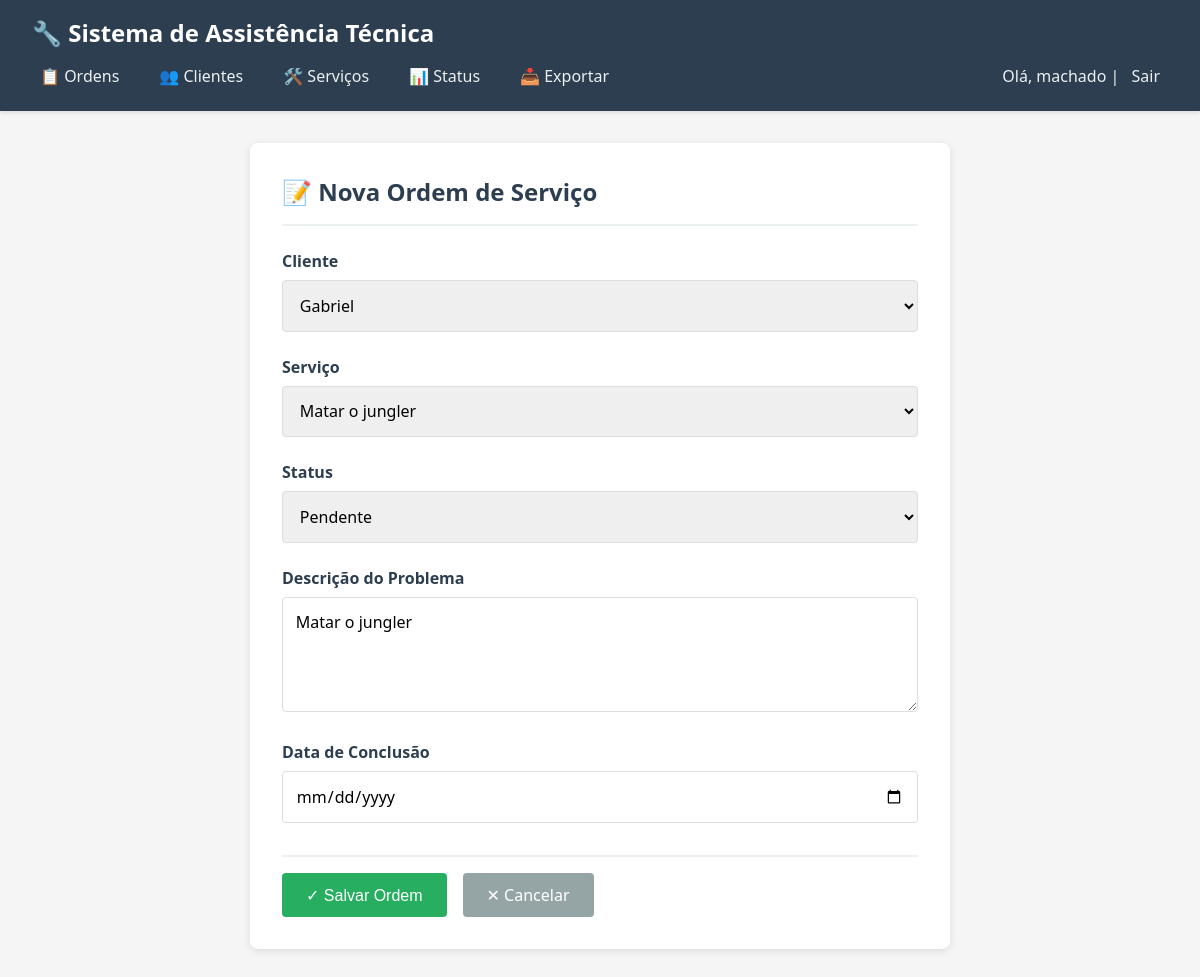
Page /ordem/1/editar/ (signed in) on the committed database.
### core/models.py (models this page shows, shortened)
class OrdemServico(models.Model):
    cliente = models.ForeignKey(Cliente, on_delete=models.CASCADE, verbose_name="Cliente")
    servico = models.ForeignKey(Servico, on_delete=models.PROTECT, verbose_name="Serviço")
    status = models.ForeignKey(Status, on_delete=models.PROTECT, verbose_name="Status")
    descricao_problema = models.TextField(verbose_name="Descrição do Problema")
    data_abertura = models.DateField(auto_now_add=True, verbose_name="Data de Abertura")
    data_conclusao = models.DateField(null=True, blank=True, verbose_name="Data de Conclusão")
    class Meta:
        verbose_name = "Ordem de Serviço"
        verbose_name_plural = "Ordens de Serviço"
        ordering = ['-data_abertura']

### core/views.py (the view)
# urls.py: path('ordem/<int:pk>/editar/', views.editar_ordem, name='editar_ordem'),
@login_required
def editar_ordem(request, pk):
    ordem = get_object_or_404(OrdemServico, pk=pk)
    if request.method == 'POST':
        form = OrdemServicoForm(request.POST, instance=ordem)
        if form.is_valid():
            form.save()
            messages.success(request, 'Ordem de serviço atualizada com sucesso!')
            return redirect('lista_ordens')
    else:
        form = OrdemServicoForm(instance=ordem)
    return render(request, 'core/form_ordem.html', {'form': form, 'acao': 'Editar'})

### core/forms.py (shortened to what this page needs)
class OrdemServicoForm(forms.ModelForm):
    class Meta:
        model = OrdemServico
        fields = ['cliente', 'servico', 'status', 'descricao_problema', 'data_conclusao']
        widgets = {
            'descricao_problema': forms.Textarea(attrs={'rows': 4}),
            'data_conclusao': forms.DateInput(attrs={'type': 'date'}),
        }

### core/models.py (called while the page is built)
    def __str__(self):
        return self.nome

    def __str__(self):
        return self.nome

    def __str__(self):
        return self.nome

### core/templates/core/form_ordem.html (shortened to what this page needs)
{% extends 'core/base.html' %}
{% block content %}
<div class="form-container">
    <h2>📝 Nova Ordem de Serviço</h2>
    <form method="post">
        {% for field in form %}
            <div class="form-group {% if field.errors %}error{% endif %}">
                <label for="{{ field.id_for_label }}">{{ field.label }}</label>
                {{ field }}
            </div>
        {% endfor %}
        <div class="form-actions">
            <button type="submit" class="btn btn-success">✓ Salvar Ordem</button>
            <a href="{% url 'lista_ordens' %}" class="btn btn-secondary">✕ Cancelar</a>
        </div>
    </form>
</div>
{% endblock %}

### core/templates/core/base.html (shortened to what this page needs)
<!DOCTYPE html>
<html lang="pt-BR">
<head>
</head>
<body>
    <div class="navbar">
        <h1>🔧 Sistema de Assistência Técnica</h1>
        <nav>
            <div class="nav-links">
                <a href="{% url 'lista_ordens' %}">📋 Ordens</a>
                <a href="{% url 'lista_clientes' %}">👥 Clientes</a>
                <a href="{% url 'lista_servicos' %}">🛠️ Serviços</a>
                <a href="{% url 'lista_status' %}">📊 Status</a>
                <a href="{% url 'exportar_csv' %}">📥 Exportar</a>
            </div>
            {% if user.is_authenticated %}
                <div class="user-info">
                    Olá, {{ user.username }} | <a href="/admin/logout/">Sair</a>
                </div>
            {% endif %}
        </nav>
    </div>
    <div class="container">
        {% block content %}{% endblock %}
    </div>
</body>
</html>

### core/templates/core/base.html (style rules this page uses)
* { margin: 0; padding: 0; box-sizing: border-box; }
body { font-family: 'Segoe UI', Tahoma, Geneva, Verdana, sans-serif; background: #f5f5f5; color: #333; }
.navbar { background: #2c3e50; color: white; padding: 1rem 2rem; box-shadow: 0 2px 4px rgba(0,0,0,0.1); }
.navbar h1 { font-size: 1.5rem; margin-bottom: 0.5rem; }
.navbar nav { display: flex; justify-content: space-between; align-items: center; }
.nav-links { display: flex; gap: 1.5rem; }
.navbar nav a { color: #ecf0f1; text-decoration: none; font-weight: 500; transition: color 0.3s; padding: 0.5rem; }
.user-info { color: #ecf0f1; }
.container { max-width: 1200px; margin: 2rem auto; padding: 0 1rem; }
.btn { display: inline-block; padding: 0.7rem 1.5rem; background: #3498db; color: white; text-decoration: none; border-radius: 4px; border: none; cursor: pointer; font-size: 1rem; transition: background 0.3s; }
.btn-success { background: #27ae60; }
.btn-secondary { background: #95a5a6; }

### core/templates/core/form_ordem.html (style rules this page uses)
.form-container { max-width: 700px; margin: 0 auto; background: white; padding: 2rem; border-radius: 8px; box-shadow: 0 2px 8px rgba(0,0,0,0.1); }
.form-container h2 { color: #2c3e50; margin-bottom: 1.5rem; padding-bottom: 1rem; border-bottom: 2px solid #ecf0f1; }
.form-group { margin-bottom: 1.5rem; }
.form-group label { display: block; margin-bottom: 0.5rem; color: #2c3e50; font-weight: 600; }
.form-group input, .form-group select, .form-group textarea { width: 100%; padding: 0.8rem; border: 1px solid #ddd; border-radius: 4px; font-size: 1rem; font-family: inherit; }
.form-group textarea { min-height: 100px; resize: vertical; }
.form-actions { display: flex; gap: 1rem; margin-top: 2rem; padding-top: 1rem; border-top: 2px solid #ecf0f1; }

### rows in the picture
OrdemServico: form "Gabriel" "Matar o jungler" "Pendente" "Matar o jungler"

### other values in the picture
{{ user.username }} "machado"
{{ field.label }} "Cliente" "Serviço" "Status" "Descrição do Problema" "Data de Conclusão"
